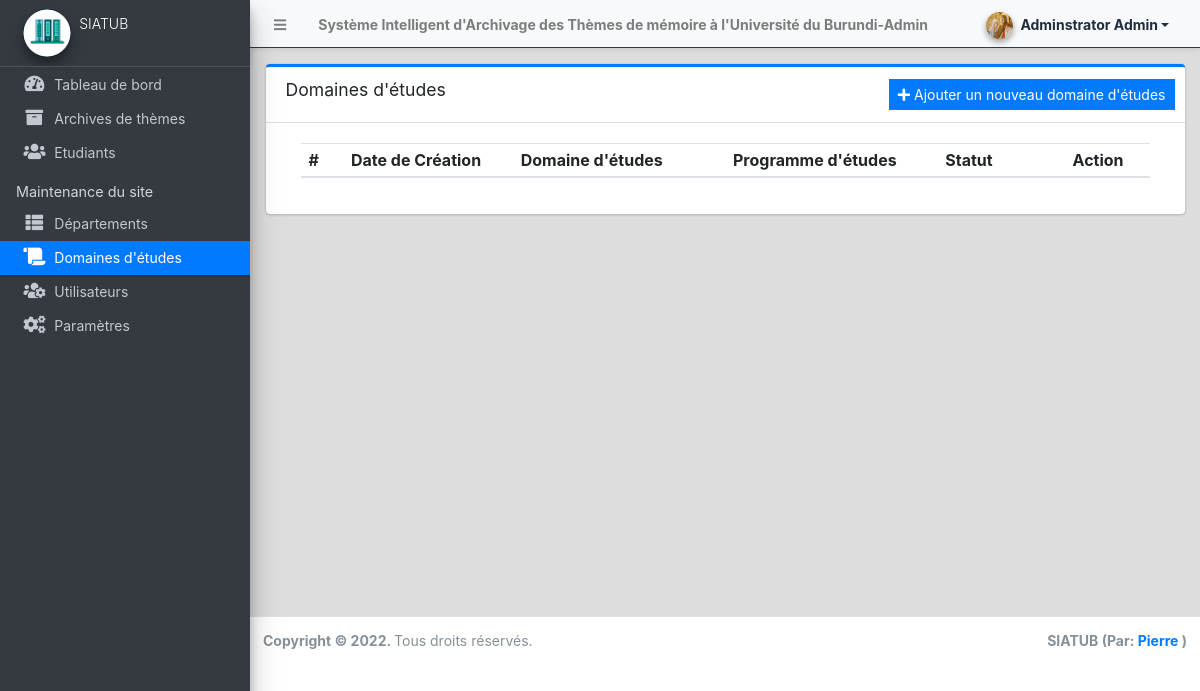
Page /admin/?page=curriculum (signed in) on the earlier database version.
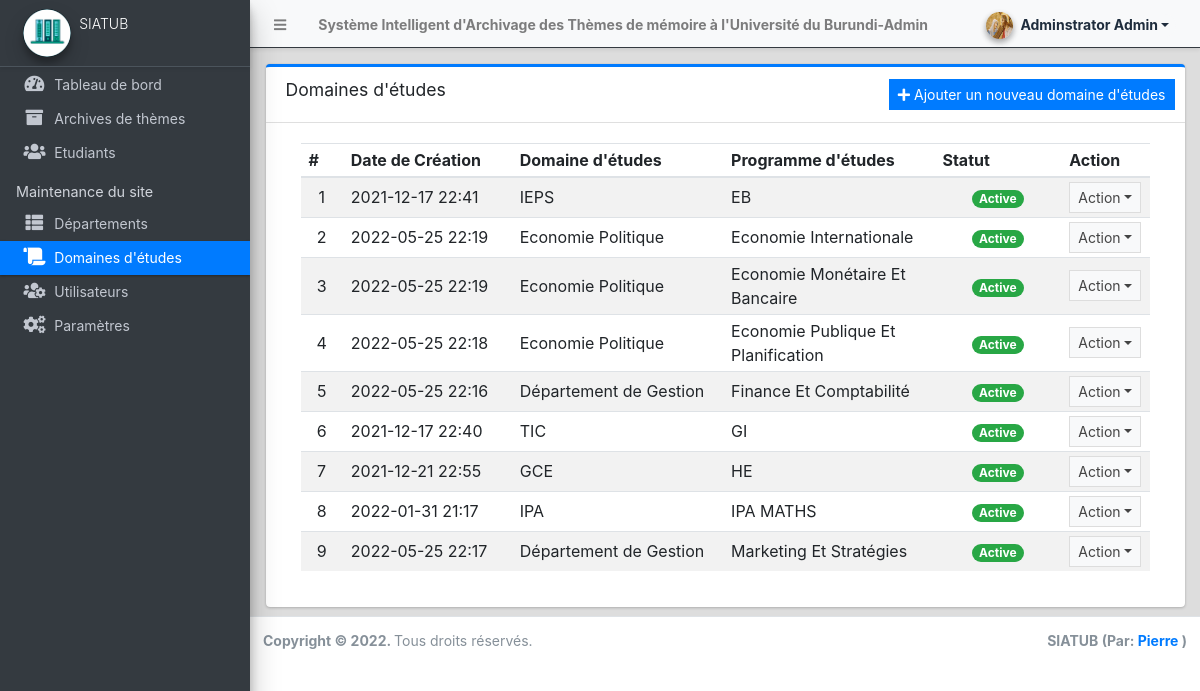
Same page on the later database version.
### tables this page shows
CREATE TABLE `tbl_filieres` (
  `id` int(30) NOT NULL,
  `department_id` int(30) NOT NULL,
  `name` text NOT NULL,
  `description` text NOT NULL,
  `status` tinyint(1) NOT NULL DEFAULT 1,
  `date_created` datetime NOT NULL DEFAULT current_timestamp(),
  `date_updated` datetime DEFAULT NULL ON UPDATE current_timestamp()
);

CREATE TABLE `department_list` (
  `id` int(30) NOT NULL,
  `name` text NOT NULL,
  `description` text NOT NULL,
  `status` tinyint(1) NOT NULL DEFAULT 1,
  `date_created` datetime NOT NULL DEFAULT current_timestamp(),
  `date_updated` datetime DEFAULT NULL ON UPDATE current_timestamp()
);

### config.php (called while the page is built, shortened)
<?php
require_once('classes/DBConnection.php');
require_once('classes/SystemSettings.php');
function validate_image($file){
	if(!empty($file)){
        $ex = explode('?',$file);
        $file = $ex[0];
        $param =  isset($ex[1]) ? '?'.$ex[1]  : '';
		if(is_file(base_app.$file)){
			return base_url.$file.$param;
		}else{
			return base_url.'dist/img/no-image-available.png';
		}
	}else{
		return base_url.'dist/img/no-image-available.png';
	}
}
function isMobileDevice(){
    $aMobileUA = array(
        '/iphone/i' => 'iPhone',
        '/ipod/i' => 'iPod',
        '/ipad/i' => 'iPad',
        '/android/i' => 'Android',
        '/blackberry/i' => 'BlackBerry',
        '/webos/i' => 'Mobile'
    );
    return false;
}
?>

### classes/DBConnection.php (called while the page is built, shortened)
<?php
class DBConnection{
    private $host = DB_SERVER;
    private $username = DB_USERNAME;
    private $password = DB_PASSWORD;
    private $database = DB_NAME;
    public $conn;
    public function __construct(){
        if (!isset($this->conn)) {
            $this->conn = new mysqli($this->host, $this->username, $this->password, $this->database);
        }
    }
}
?>

### classes/SystemSettings.php (called while the page is built, shortened)
<?php
class SystemSettings extends DBConnection{
	function userdata($field = ''){
		if(!empty($field)){
			if(isset($_SESSION['userdata'][$field]))
				return $_SESSION['userdata'][$field];
			else
				return null;
		}else{
			return false;
		}
	}
	function info($field=''){
		if(!empty($field)){
			if(isset($_SESSION['system_info'][$field]))
				return $_SESSION['system_info'][$field];
			else
				return false;
		}else{
			return false;
		}
	}
}
$_settings = new SystemSettings();
?>

### admin/curriculum/index.php (the view, shortened to what this page needs)
<div class="card card-outline card-primary">
    <div class="card-header">
        <h3 class="card-title">Domaines d'études</h3>
        <div class="card-tools">
            <a href="javascript:void(0)" id="create_new" class="btn btn-flat btn-sm btn-primary"><span
                    class="fas fa-plus"></span> Ajouter un nouveau domaine d'études</a>
        </div>
    </div>
    <div class="card-body">
        <div class="container-fluid">
            <div class="container-fluid">
                <table class="table table-hover table-striped">
                    <colgroup>
                        <col width="5%">
                        <col width="20%">
                        <col width="25%">
                        <col width="25%">
                        <col width="15%">
                        <col width="10%">
                    </colgroup>
                    <thead>
                        <tr>
                            <th>#</th>
                            <th>Date de Création</th>
                            <th>Domaine d'études</th>
                            <th>Programme d'études</th>
                            <th>Statut</th>
                            <th>Action</th>
                        </tr>
                    </thead>
                    <tbody>
                        <?php
						$i = 1;
						$qry = $conn->query("SELECT c.*, d.name as department from `tbl_filieres` c inner join `department_list` d on c.department_id = d.id order by c.`name` asc");
						while($row = $qry->fetch_assoc()):
					?>
                        <tr>
                            <td class="text-center"><?php echo $i++; ?></td>
                            <td class=""><?php echo date("Y-m-d H:i",strtotime($row['date_created'])) ?></td>
                            <td class=""><?php echo $row['department'] ?></td>
                            <td><?php echo ucwords($row['name']) ?></td>
                            <td class="text-center">
                                <?php
                                    switch($row['status']){
                                        case '1':
                                            echo "<span class='badge badge-success badge-pill'>Active</span>";
                                            break;
                                    }
                                ?>
                            </td>
                            <td align="center">
                                <button type="button"
                                    class="btn btn-flat btn-default btn-sm dropdown-toggle dropdown-icon"
                                    data-toggle="dropdown">
                                    Action
                                </button>
                            </td>
                        </tr>
                        <?php endwhile; ?>
                    </tbody>
                </table>
            </div>
        </div>
    </div>
</div>

### admin/index.php (shortened to what this page needs)
<?php require_once('../config.php'); ?>
 <!DOCTYPE html>
<html lang="en" class="" style="height: auto;">
<?php require_once('inc/header.php') ?>
  <body class="sidebar-mini layout-fixed control-sidebar-slide-open layout-navbar-fixed sidebar-mini-md sidebar-mini-xs" data-new-gr-c-s-check-loaded="14.991.0" data-gr-ext-installed="" style="height: auto;">
    <div class="wrapper">
     <?php require_once('inc/topBarNav.php') ?>
     <?php require_once('inc/navigation.php') ?>
     <?php $page = isset($_GET['page']) ? $_GET['page'] : 'home';  ?>
      <div class="content-wrapper pt-3" style="min-height: 567.854px;">
        <section class="content ">
          <div class="container-fluid">
            <?php
              if(!file_exists($page.".php") && !is_dir($page)){
                  include '404.html';
              }else{
                if(is_dir($page))
                  include $page.'/index.php';
                else
                  include $page.'.php';
              }
            ?>
          </div>
        </section>
      </div>
      <?php require_once('inc/footer.php') ?>
  </body>
</html>

### admin/inc/header.php (shortened to what this page needs)
<head>
    <link rel="stylesheet" href="<?php echo base_url ?>plugins/fontawesome-free/css/all.min.css">
    <link rel="stylesheet" href="<?php echo base_url ?>plugins/tempusdominus-bootstrap-4/css/tempusdominus-bootstrap-4.min.css">
  <link rel="stylesheet" href="<?php echo base_url ?>plugins/datatables-bs4/css/dataTables.bootstrap4.min.css">
  <link rel="stylesheet" href="<?php echo base_url ?>plugins/datatables-responsive/css/responsive.bootstrap4.min.css">
  <link rel="stylesheet" href="<?php echo base_url ?>plugins/datatables-buttons/css/buttons.bootstrap4.min.css">
  <link rel="stylesheet" href="<?php echo base_url ?>plugins/select2/css/select2.min.css">
  <link rel="stylesheet" href="<?php echo base_url ?>plugins/select2-bootstrap4-theme/select2-bootstrap4.min.css">
    <link rel="stylesheet" href="<?php echo base_url ?>plugins/icheck-bootstrap/icheck-bootstrap.min.css">
    <link rel="stylesheet" href="<?php echo base_url ?>plugins/jqvmap/jqvmap.min.css">
    <link rel="stylesheet" href="<?php echo base_url ?>dist/css/adminlte.css">
    <link rel="stylesheet" href="<?php echo base_url ?>dist/css/custom.css">
    <link rel="stylesheet" href="<?php echo base_url ?>plugins/overlayScrollbars/css/OverlayScrollbars.min.css">
    <link rel="stylesheet" href="<?php echo base_url ?>plugins/daterangepicker/daterangepicker.css">
    <link rel="stylesheet" href="<?php echo base_url ?>plugins/summernote/summernote-bs4.min.css">
  <link rel="stylesheet" href="<?php echo base_url ?>plugins/sweetalert2-theme-bootstrap-4/bootstrap-4.min.css">
  </head>

### admin/inc/topBarNav.php (shortened to what this page needs)
<nav
    class="main-header navbar navbar-expand navbar-light border  border-dark border-top-0  border-left-0 border-right-0 navbar-light text-sm shadow-sm">
    <ul class="navbar-nav">
        <li class="nav-item">
            <a class="nav-link" data-widget="pushmenu" href="#" role="button"><i class="fas fa-bars"></i></a>
        </li>
        <li class="nav-item d-none d-sm-inline-block">
            <a href="#"
                class="nav-link"><b><?php echo (!isMobileDevice()) ? $_settings->info('name'):$_settings->info('short_name'); ?>-Admin</b></a>
        </li>
    </ul>
    <ul class="navbar-nav ml-auto">
        <li class="nav-item">
            <div class="btn-group nav-link">
                <button type="button" class="btn btn-rounded badge badge-light dropdown-toggle dropdown-icon"
                    data-toggle="dropdown">
                    <span><img src="<?php echo validate_image($_settings->userdata('avatar')) ?>"
                            class="img-circle elevation-2 user-img" alt="Image d'utilisateur"></span>
                    <span
                        class="ml-3"><?php echo ucwords($_settings->userdata('firstname').' '.$_settings->userdata('lastname')) ?></span>
                </button>
            </div>
        </li>
    </ul>
</nav>

### admin/inc/navigation.php (shortened to what this page needs)
<aside class="main-sidebar sidebar-dark-primary elevation-4 sidebar-no-expand bg-dark bg-gradient">
    <a href="<?php echo base_url ?>admin" class="brand-link bg-transparent text-sm shadow-sm">
        <img src="<?php echo validate_image($_settings->info('logo'))?>" alt="Logo Système"
            class="brand-image img-circle elevation-3 bg-black"
            style="width: 3rem;height: 3rem;max-height: unset;object-fit:scale-down;object-position:center center">
        <span class="brand-text font-weight-light"><?php echo $_settings->info('short_name') ?></span>
    </a>
    <div
        class="sidebar os-host os-theme-light os-host-overflow os-host-overflow-y os-host-resize-disabled os-host-transition os-host-scrollbar-horizontal-hidden">
        <div class="os-content-glue" style="margin: 0px -8px; width: 249px; height: 646px;"></div>
        <div class="os-padding">
            <div class="os-viewport os-viewport-native-scrollbars-invisible" style="overflow-y: scroll;">
                <div class="os-content" style="padding: 0px 8px; height: 100%; width: 100%;">
                    <nav class="mt-4">
                        <ul class="nav nav-pills nav-sidebar flex-column text-sm nav-compact nav-flat nav-child-indent nav-collapse-hide-child"
                            data-widget="treeview" role="menu" data-accordion="false">
                            <li class="nav-item dropdown">
                                <a href="./" class="nav-link nav-home">
                                    <i class="nav-icon fas fa-tachometer-alt"></i>
                                    <p>
                                        Tableau de bord
                                    </p>
                                </a>
                            </li>
                            <li class="nav-item">
                                <a href="<?php echo base_url ?>admin/?page=archives" class="nav-link nav-archives">
                                    <i class="nav-icon fas fa-archive"></i>
                                    <p>
                                        Archives de thèmes
                                    </p>
                                </a>
                            </li>
                            <li class="nav-item">
                                <a href="<?php echo base_url ?>admin/?page=students" class="nav-link nav-students">
                                    <i class="nav-icon fas fa-users"></i>
                                    <p>
                                        Etudiants
                                    </p>
                                </a>
                            </li>
                            <?php if($_settings->userdata('type') == 1): ?>
                            <li class="nav-header">Maintenance du site</li>
                            <li class="nav-item dropdown">
                                <a href="<?php echo base_url ?>admin/?page=departments"
                                    class="nav-link nav-departments">
                                    <i class="nav-icon fas fa-th-list"></i>
                                    <p>
                                        Départements
                                    </p>
                                </a>
                            </li>
                            <li class="nav-item dropdown">
                                <a href="<?php echo base_url ?>admin/?page=curriculum" class="nav-link nav-curriculum">
                                    <i class="nav-icon fas fa-scroll"></i>
                                    <p>
                                        Domaines d'études
                                    </p>
                                </a>
                            </li>
                            <li class="nav-item dropdown">
                                <a href="<?php echo base_url ?>admin/?page=user/list" class="nav-link nav-user_list">
                                    <i class="nav-icon fas fa-users-cog"></i>
                                    <p>
                                        Utilisateurs
                                    </p>
                                </a>
                            </li>
                            <li class="nav-item dropdown">
                                <a href="<?php echo base_url ?>admin/?page=system_info"
                                    class="nav-link nav-system_info">
                                    <i class="nav-icon fas fa-cogs"></i>
                                    <p>
                                        Paramètres
                                    </p>
                                </a>
                            </li>
                            <?php endif; ?>
                        </ul>
                    </nav>
                </div>
            </div>
        </div>
    </div>
</aside>

### admin/inc/footer.php (shortened to what this page needs)
<footer class="main-footer text-sm">
        <strong>Copyright &copy; <?php echo date('Y') ?>.
        </strong>
       Tous droits réservés.
        <div class="float-right d-none d-sm-inline-block">
          <b><?php echo $_settings->info('short_name') ?> (Par: <a href="mailto:irakozepierre2@gmail.com" target="blank">Pierre</a> )</b>
        </div>
      </footer>
    </div>

### admin/inc/topBarNav.php (style rules this page uses)
.user-img { position: absolute; height: 27px; width: 27px; object-fit: cover; left: -7%; top: -12%; }
.btn-rounded { border-radius: 50px; }

Differences in the rows shown:
added tbl_filieres: date_created "2021-12-17 22:41", department.name "IEPS", name "EB", status "Active"
added tbl_filieres: date_created "2022-05-25 22:19", department.name "Economie Politique", name "Economie Internationale", status "Active"
added tbl_filieres: date_created "2022-05-25 22:19", department.name "Economie Politique", name "Economie Monétaire Et Bancaire", status "Active"
added tbl_filieres: date_created "2022-05-25 22:18", department.name "Economie Politique", name "Economie Publique Et Planification", status "Active"
added tbl_filieres: date_created "2022-05-25 22:16", department.name "Département de Gestion", name "Finance Et Comptabilité", status "Active"
added tbl_filieres: date_created "2021-12-17 22:40", department.name "TIC", name "GI", status "Active"
added tbl_filieres: date_created "2021-12-21 22:55", department.name "GCE", name "HE", status "Active"
added tbl_filieres: date_created "2022-01-31 21:17", department.name "IPA", name "IPA MATHS", status "Active"
added tbl_filieres: date_created "2022-05-25 22:17", department.name "Département de Gestion", name "Marketing Et Stratégies", status "Active"
